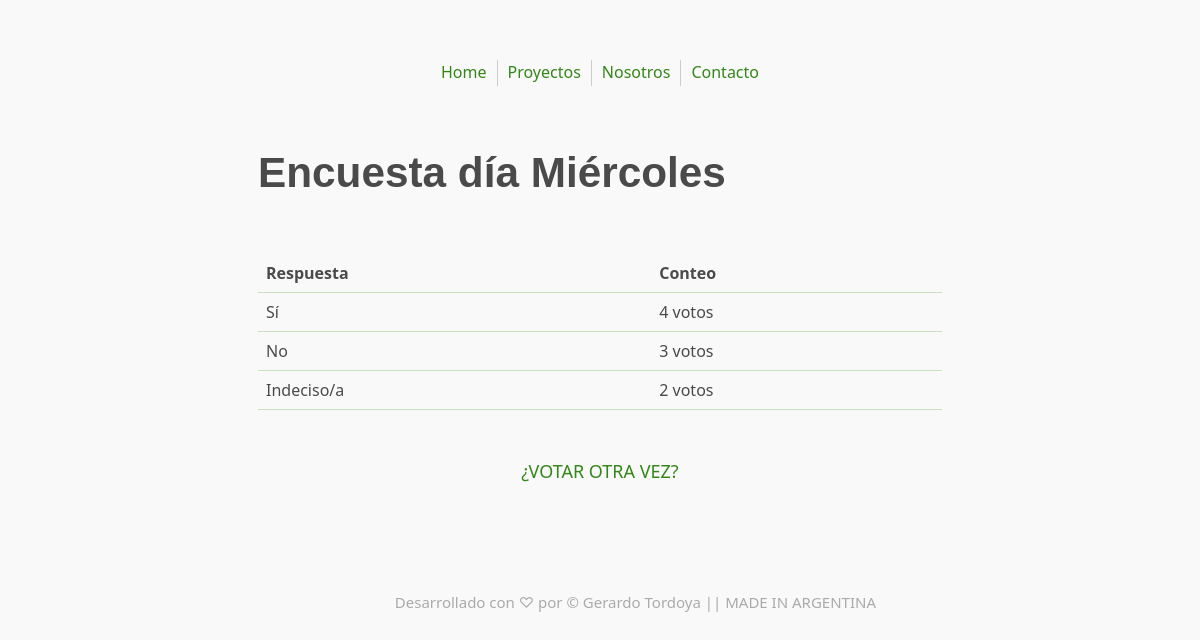
Page /4/resultados/ on the committed database.
### encuestas/models.py (models this page shows, shortened)
class Encuesta(models.Model):
    texto_encuesta = models.CharField(max_length=200)
    fecha_publicacion = models.DateTimeField('Fecha de publicación')
    def es_reciente(self):
        es_ahora = timezone.now()
        return es_ahora - datetime.timedelta(days=3) <= self.fecha_publicacion <= es_ahora
    es_reciente.admin_order_field = 'fecha_publicacion'
    es_reciente.boolean = True
    es_reciente.short_description = '¿Publicado recientemente?'

class Opciones(models.Model):
    la_encuesta = models.ForeignKey(Encuesta, on_delete=models.CASCADE)
    texto_opcion = models.CharField(max_length=200)
    los_votos = models.IntegerField(default=0)

### encuestas/views.py (the view)
# urls.py: path('resultados/', views.ResultadosView.as_view(), name='resultados'),
class ResultadosView(generic.DetailView):
    model = Encuesta
    template_name =  'encuestas/resultados.html'

### encuestas/templates/encuestas/resultados.html
﻿{% extends "base.html" %}
{% block content %}
<h1>{{ encuesta.texto_encuesta }}</h1>
<br>
<table>
    <thead>
        <tr>
            <th>Respuesta</th>
            <th>Conteo</th>
        </tr>
    </thead>
    <tbody>
        {% for opcion in encuesta.opciones_set.all %}
        <tr>
            <td>{{ opcion.texto_opcion }}</td>
            <td>{{ opcion.los_votos }} voto{{ opcion.los_votos|pluralize }}</td>
        </tr>
        {% endfor %}
    </tbody>
</table>
<br>
<div>
    <a href="{% url 'encuestas:detalle' encuesta.id %}">¿VOTAR OTRA VEZ?</a>
</div>
{% endblock %}

### encuestas/static/encuestas/style.css (style rules this page uses)
html { font-family: system-ui, -apple-system, BlinkMacSystemFont, "Segoe UI", Roboto, Oxygen, Ubuntu, Cantarell, "PT Sans", "Open Sans", "Fira Sans", "Droid Sans", "Helvetica Neue", Helvetica, Arial, sans-serif; font-size: 62.5%; line-height: 1.4; -webkit-overflow-scrolling: touch; }
body { font-size: 1.8rem; line-height: 1.618; max-width: 38em; margin: auto; color: #4a4a4a; background-color: #f9f9f9; padding: 13px; }
h1, h2, h3, h4, h5, h6 { line-height: 1.1; font-family: Verdana, Geneva, sans-serif; font-weight: 700; overflow-wrap: break-word; word-wrap: break-word; -ms-word-break: break-all; word-break: break-word; -ms-hyphens: auto; -moz-hyphens: auto; -webkit-hyphens: auto; hyphens: auto; }
h1 { font-size: 2.35em; }
a { text-decoration: none; color: #338618; }
table { text-align: justify; width: 100%; border-collapse: collapse; }
td, th { padding: 0.5em; border-bottom: 1px solid #C7E3BE; }
div { text-align: center; margin-top: 1em; }

### rows in the picture
Encuesta: texto_encuesta "Encuesta día Miércoles"
Opciones: texto_opcion "Sí", los_votos "4"
Opciones: texto_opcion "No", los_votos "3"
Opciones: texto_opcion "Indeciso/a", los_votos "2"
